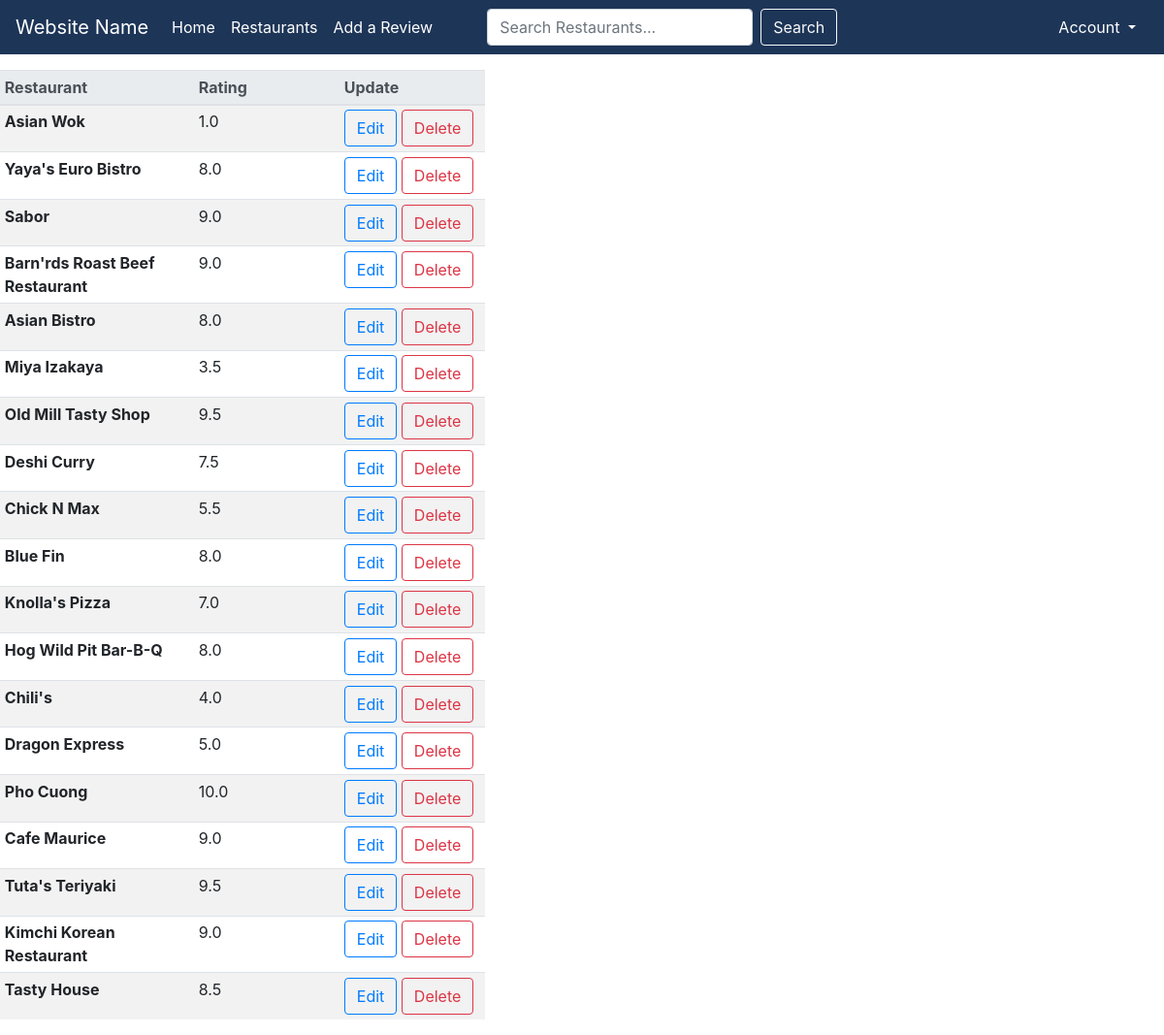
Before: /profile/2/ with the older database file.
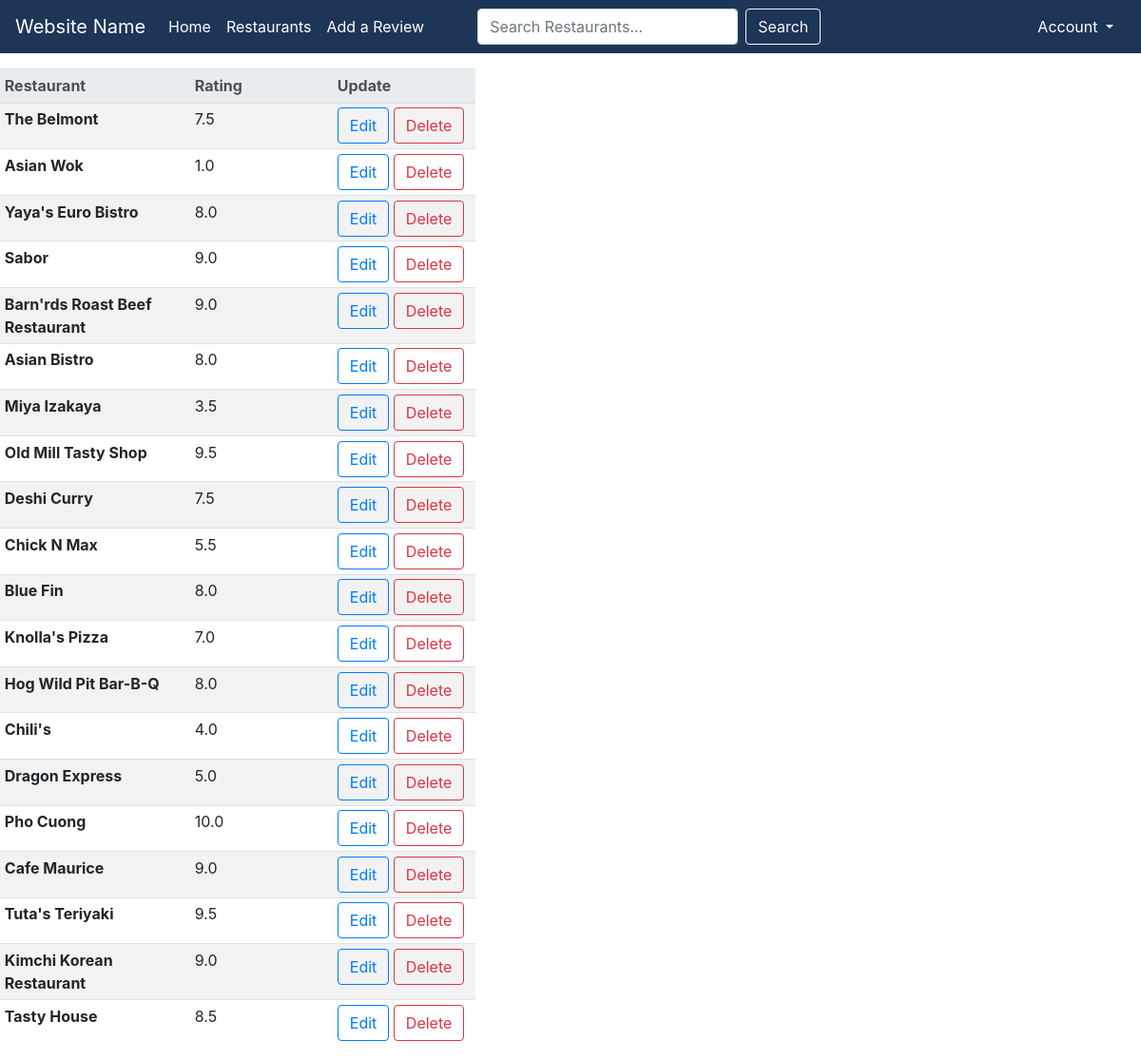
After: the same page with the newer database file.
### restaurants/models.py (models this page shows, shortened)
class Rating(models.Model):
    user = models.ForeignKey(
        User, on_delete=models.CASCADE, null=False)
    restaurant = models.ForeignKey(
        Restaurant, on_delete=models.CASCADE, null=False)
    rating = models.DecimalField(decimal_places=1, max_digits=3)
    review = models.TextField(null=True, blank=True)
    updated = models.DateTimeField(auto_now=True)
    created = models.DateTimeField(auto_now_add=True)
    class Meta:
        ordering = ['-updated', '-created']

class Restaurant(models.Model):
    name = models.CharField(max_length=100, null=False)
    tags = models.CharField(max_length=50, null=True)
    class Meta:
        db_table = "restaurant"
    def __str__(self):
        return self.name

### restaurants/views.py (the view)
# urls.py: path("profile/<str:pk>/", views.userProfile, name="user-profile"),
def userProfile(request, pk):
    user = User.objects.get(id=pk)
    ratings = Rating.objects.filter(user=pk)
    context = {'user': user, 'ratings': ratings}
    return render(request, "restaurants/profile.html", context)

### restaurants/templates/restaurants/profile.html (shortened to what this page needs)
{% extends 'restaurants/base.html' %}
{% block content %}
<table class="table table-striped table-sm" style="width:500px;">
    <thead class="thead-light">
      <tr>
        <th scope="col" style="width:200px;">Restaurant</th>
        <th scope="col" style="width:150px;">Rating</th>
        <th scope="col" style="width:150px;">Update</th>
      </tr>
    </thead>
    <tbody>
      {% for rating in ratings %}
      <tr>
        <th scope="row">{{rating.restaurant}}</th>
        <td>{{rating.rating}}</td>
        <td>
          <a
            class="btn btn-outline-primary"
            href="{% url 'update-rating' rating.id %}">Edit</a>
          <a
            class="btn btn-outline-danger"
            href="{% url 'delete-rating' rating.id %}">Delete</a>
        </td>
      </tr>
      {% endfor %}
    </tbody>
  </table>
{% endblock %}

Changed rows visible on the page:
added Rating: restaurant "The Belmont", rating "7.5"
